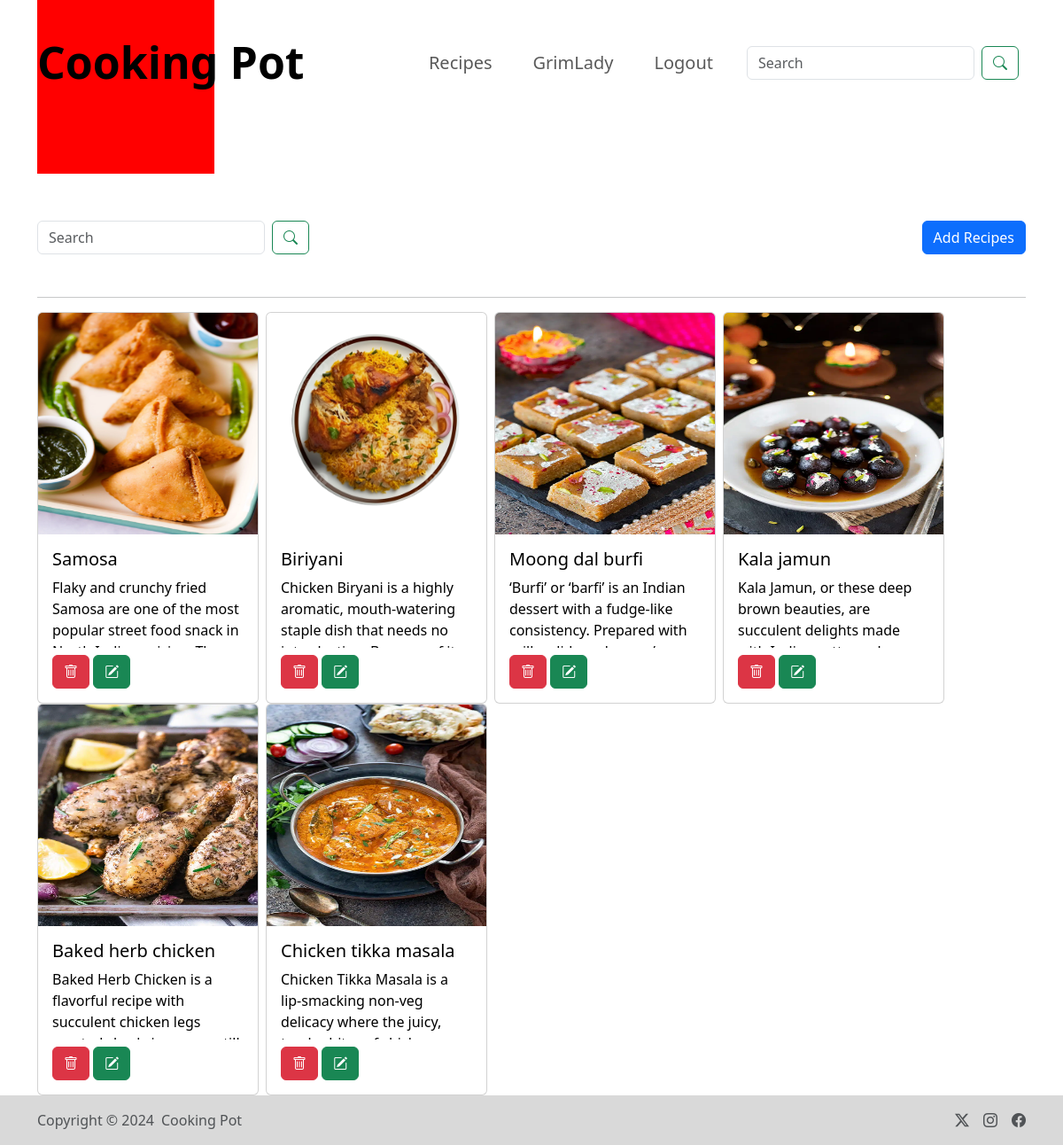
Page /recipe/ (signed in) on the earlier database version.
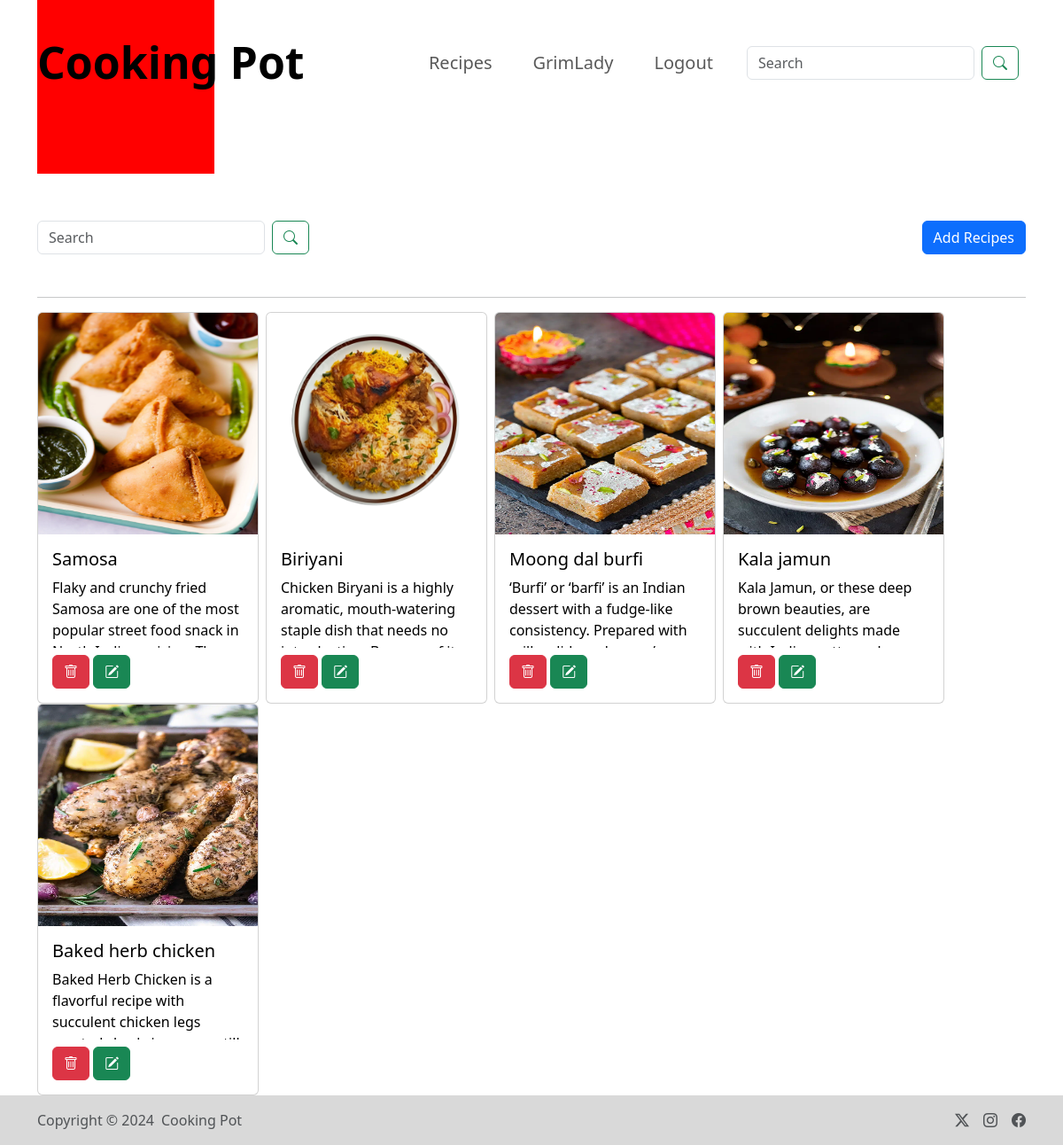
Same page on the later database version.
### All/models.py (models this page shows)
class Recipe(models.Model):
    user = models.ForeignKey(User, on_delete = models.SET_NULL, null = True, blank = True)
    recipe_name = models.CharField(max_length=100)
    recipe_description = models.TextField()
    recipe_image = models.ImageField(upload_to="images")

### All/views.py (the view, shortened to what this page needs)
# urls.py: path('recipe/', recipe, name = "recipe"),
@login_required(login_url="/login_page/")
def recipe(request):
    queryset = Recipe.objects.all()
    if request.GET.get('search'):
        queryset= queryset.filter(recipe_name__icontains = request.GET.get('search'))
    context = {'recipes' : queryset}
    return render(request, 'recipe.html', context)

### All/Templates/recipe.html (shortened to what this page needs)
{% extends "base.html" %}
{% load static %}
{% block start%}
<div class="container mt-10 ">
    <div class="d-flex justify-content-between mb-5">
      <form class="d-flex">
        <input name="search" class="form-control search-box me-2" type="search" placeholder="Search" aria-label="Search">
        <button class="btn btn-outline-success me-2" type="submit"><i class="bi bi-search"></i></button>
    </form>
    <div>
      <button type="button" class="btn btn-add btn-primary" data-bs-toggle="modal" data-bs-target="#exampleModal">Add Recipes</button>
    </div>
  </div>
  <hr>
  <div class="d-flex flex-wrap">
    {% for recipe in recipes %}
    <a href="#" class="card-link text-decoration-none text-black" data-bs-toggle="modal" data-bs-target="#recipeModal{{ recipe.id }}">
      <div class="card me-2" style="width: 250px;">
        <img src="/media/{{ recipe.recipe_image }}" class="card-img-top" style="height: 250px;">
        <div class="card-body">
          <h5 class="card-title">{{ recipe.recipe_name }}</h5>
          <p class="card-text" style="height: 80px; overflow: hidden; text-overflow: ellipsis;">{{ recipe.recipe_description }}</p>
          <a href="/delete_recipe/{{ recipe.id }}/" class="btn btn-danger mt-2"> <i class="bi bi-trash"></i> </a>
          <a href="/update_recipe/{{ recipe.id }}/" class="btn btn-success mt-2"><i class="bi bi-pencil-square"></i> </a>
        </div>
      </div>
    </a>
    {% endfor %}
  </div>
 </div>
{% endblock %}

Differences in the rows shown:
removed Recipe: recipe_image (picture), recipe_name "chicken tikka masala", recipe_description "Chicken Tikka Masala is a lip-smacking non-veg delicacy where the juicy,…"
